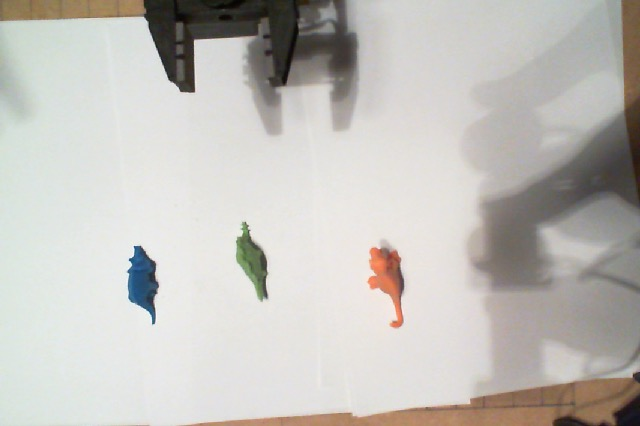
#> input picture three.jpg, 640 x 426 px
$ python three-test.py   (older library calls are emulated)
#> lines starting #> are read from the running program, lines starting #| are printed output that depends on the picture; after the words box and inside, x2 and y2 are one past the last pixel; in counts of white or black regions, pixels touching at a corner belong together
#!/usr/bin/env python2
import cv2
import numpy as np
import pdb

img = cv2.imread("three.jpg")
#> img is the input picture: shape (426, 640, 3); mean B, G, R 187.8, 192.6, 195.2

lower = np.array([0, 120, 140])
upper = np.array([15, 201, 255])

hsv = cv2.cvtColor(img, cv2.COLOR_BGR2HSV)
#> hsv: shape (426, 640, 3); mean H, S, V 43.6, 17.2, 197.2

mask = cv2.inRange(hsv, lower, upper)
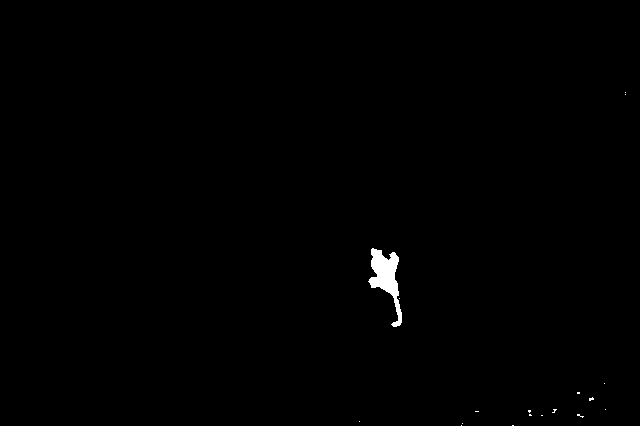
#> mask: shape (426, 640); 0.44% white; 18 white regions (17 under 20 px)
(contours, cnts, _) = cv2.findContours(mask.copy(),
                                       cv2.RETR_EXTERNAL,
                                       cv2.CHAIN_APPROX_SIMPLE)
#> cnts = 18 contours, 17 with area under 20; largest, box (x1, y1, x2, y2) and area: (368, 248, 402, 327) 1020

c = max(cnts, key=cv2.contourArea)
#> c = contour of 103 points, box (x1, y1, x2, y2) (368, 248, 402, 327), area 1020

pdb.set_trace()

peri = cv2.arcLength(c, True)
#> peri = 241.5
approx = cv2.approxPolyDP(c, 0.05 * peri, True)
#> approx = [[372, 248], [368, 281], [393, 296], [396, 326], [398, 257]]

masked_result = cv2.bitwise_and(img, img, mask = mask)

cv2.drawContours(img, [approx], -1, (0, 255, 0), 4)
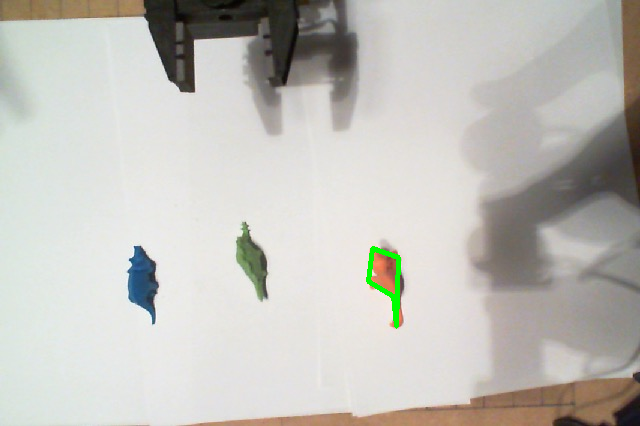
#> img: shape (426, 640, 3); 0.31% of pixels changed, all inside (x1, y1, x2, y2) = (366, 246, 401, 329)
cv2.imshow("result", img)
cv2.waitKey(0)
